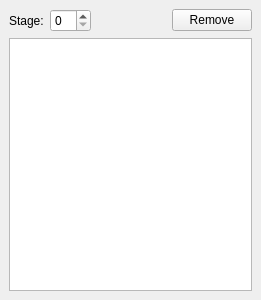
<?xml version="1.0" encoding="UTF-8"?>
<ui version="4.0">
 <class>CurrentVisualizationsDockWidget</class>
 <widget class="QDockWidget" name="CurrentVisualizationsDockWidget">
  <property name="geometry">
   <rect>
    <x>0</x>
    <y>0</y>
    <width>261</width>
    <height>300</height>
   </rect>
  </property>
  <property name="windowTitle">
   <string>Current visualizations</string>
  </property>
  <widget class="QWidget" name="dockWidgetContents">
   <layout class="QVBoxLayout" name="verticalLayout">
    <item>
     <widget class="QWidget" name="widget" native="true">
      <layout class="QHBoxLayout" name="horizontalLayout">
       <property name="leftMargin">
        <number>0</number>
       </property>
       <property name="topMargin">
        <number>0</number>
       </property>
       <property name="rightMargin">
        <number>0</number>
       </property>
       <property name="bottomMargin">
        <number>0</number>
       </property>
       <item>
        <widget class="QLabel" name="label">
         <property name="text">
          <string>Stage:</string>
         </property>
        </widget>
       </item>
       <item>
        <widget class="QSpinBox" name="sbPreview"/>
       </item>
       <item>
        <spacer name="horizontalSpacer">
         <property name="orientation">
          <enum>Qt::Horizontal</enum>
         </property>
         <property name="sizeHint" stdset="0">
          <size>
           <width>179</width>
           <height>20</height>
          </size>
         </property>
        </spacer>
       </item>
       <item>
        <widget class="QPushButton" name="pbRemove">
         <property name="text">
          <string>Remove</string>
         </property>
        </widget>
       </item>
      </layout>
     </widget>
    </item>
    <item>
     <widget class="QListView" name="lvCurrentVisModules"/>
    </item>
   </layout>
  </widget>
 </widget>
 <resources/>
 <connections/>
</ui>
